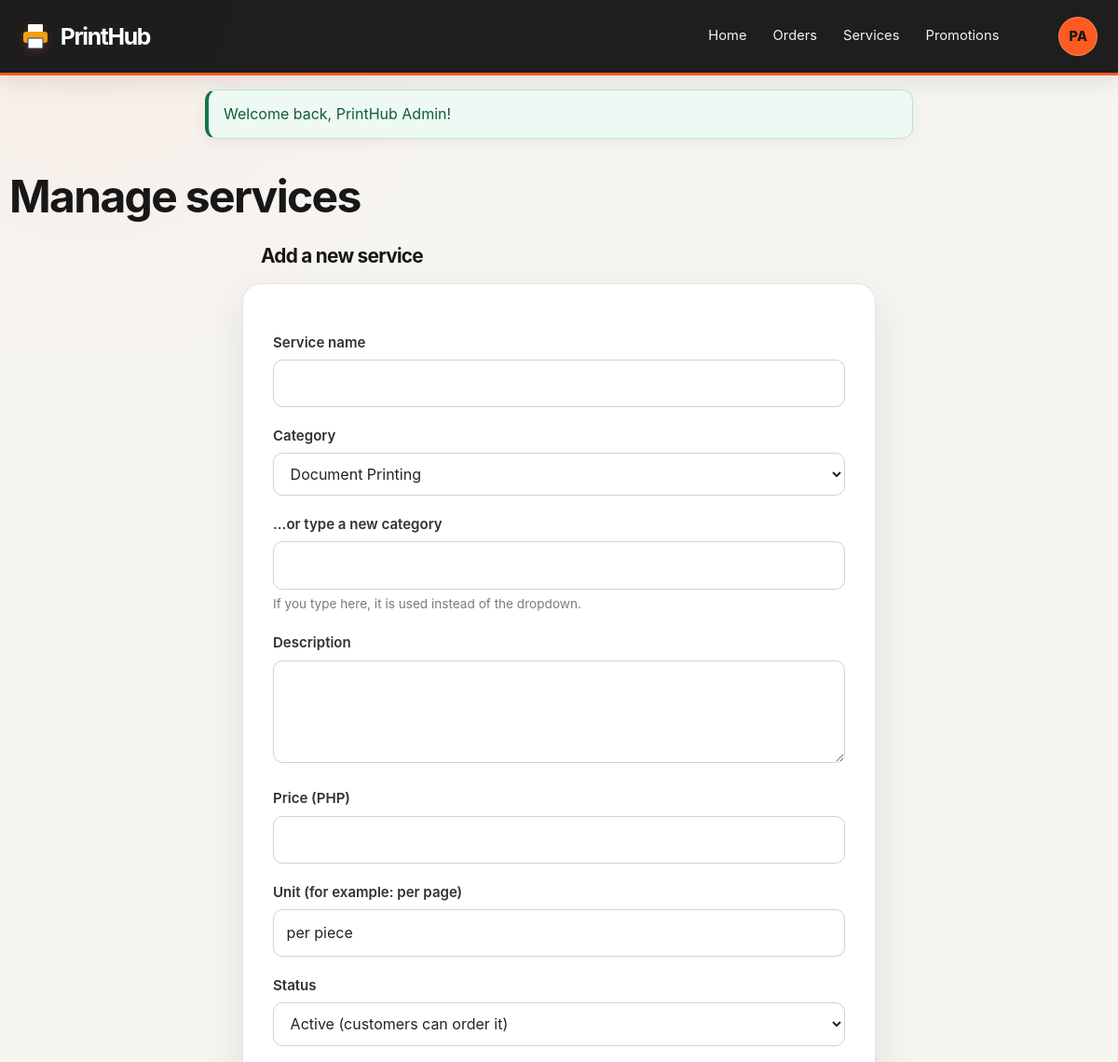
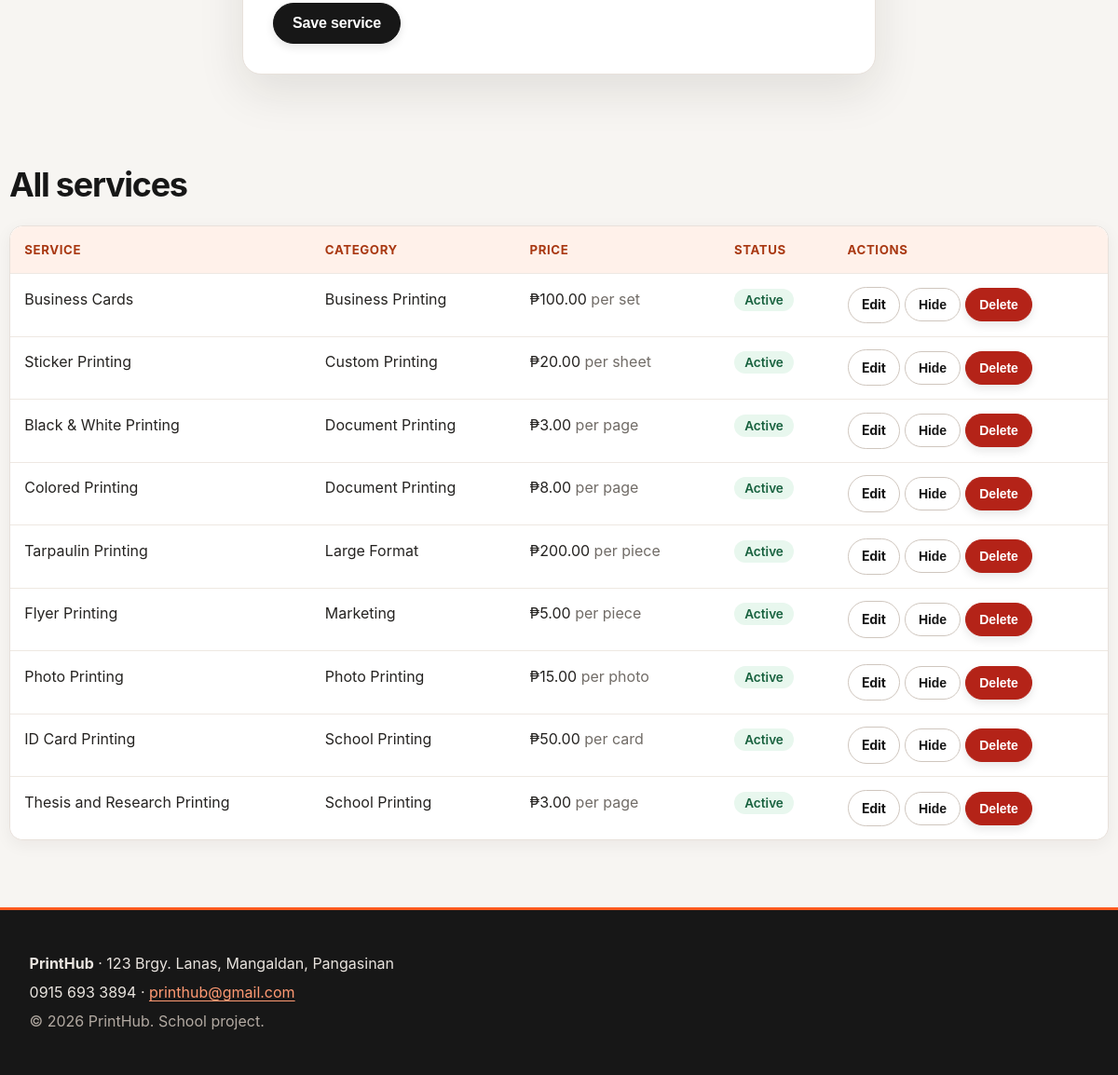
Screenshot of /admin/services.php (signed in) with the database file from the repository (2 pictures, top to bottom).
### tables this page shows
CREATE TABLE services (
    service_id   INT           NOT NULL AUTO_INCREMENT,
    category_id  INT           NOT NULL,
    service_name VARCHAR(100)  NOT NULL,
    description  TEXT          DEFAULT NULL,
    price        DECIMAL(10,2) NOT NULL,
    unit         VARCHAR(20)   NOT NULL DEFAULT 'per piece',    
    status       ENUM('active','inactive') NOT NULL DEFAULT 'active',
    created_at   TIMESTAMP     NOT NULL DEFAULT CURRENT_TIMESTAMP,
    PRIMARY KEY (service_id),
    CONSTRAINT fk_services_category FOREIGN KEY (category_id)
        REFERENCES categories (category_id),
    CONSTRAINT chk_services_price CHECK (price >= 0)
);

CREATE TABLE categories (
    category_id   INT         NOT NULL AUTO_INCREMENT,
    category_name VARCHAR(50) NOT NULL,
    PRIMARY KEY (category_id),
    UNIQUE KEY uq_category_name (category_name)
);

### includes/bootstrap.php (called while the page is built, shortened)
<?php
require_once ROOT_PATH . '/includes/helpers.php';
spl_autoload_register(function (string $class): void {
    $prefix = 'PrintHub\\';
    $file = ROOT_PATH . '/src/' . substr($class, strlen($prefix)) . '.php';
});

### src/Database.php (called while the page is built, shortened)
<?php
class Database
{
    private static ?PDO $connection = null;
    public static function connect(): PDO
    {
        if (self::$connection === null) {
            try {
                $dsn = 'mysql:host=' . DB_HOST . ';dbname=' . DB_NAME . ';charset=utf8mb4';
                self::$connection = new PDO($dsn, DB_USER, DB_PASS, [
                    PDO::ATTR_ERRMODE            => PDO::ERRMODE_EXCEPTION,
                    PDO::ATTR_DEFAULT_FETCH_MODE => PDO::FETCH_ASSOC,
                    PDO::ATTR_EMULATE_PREPARES   => false,
                ]);
            } catch (PDOException $e) {
                throw new RuntimeException('Could not connect to the database. Is MySQL running and is printhub imported?');
            }
        }
        return self::$connection;
    }
}

### src/Category.php (called while the page is built, shortened)
<?php
class Category extends BaseModel
{
    protected function table(): string      { return 'categories'; }
    protected function primaryKey(): string { return 'category_id'; }
}

### src/BaseModel.php (called while the page is built, shortened)
<?php
abstract class BaseModel
{
    protected PDO $db;
    public function __construct()
    {
        $this->db = Database::connect();
    }
    public function all(): array
    {
        $sql = 'SELECT * FROM ' . $this->table() . ' ORDER BY ' . $this->primaryKey();
        return $this->db->query($sql)->fetchAll();
    }
}

### src/Service.php (called while the page is built, shortened)
<?php
class Service extends BaseModel
{
    public function allWithCategory(): array
    {
        return $this->db->query(self::SELECT . ' ORDER BY c.category_name, s.service_name')->fetchAll();
    }
}

### admin/services.php (the view, shortened to what this page needs)
<?php
require __DIR__ . '/../includes/bootstrap.php';
$services   = new Service();
$categories = new Category();
$values = ['service_id' => '', 'category_id' => '', 'service_name' => '', 'description' => '',
           'price' => '', 'unit' => 'per piece', 'status' => 'active', 'new_category' => ''];
$list          = $services->allWithCategory();
$allCategories = $categories->all();
require __DIR__ . '/../includes/header.php';
?>
<div class="container section">
    <h1 class="admin-page-title">Manage services</h1>
    <div class="admin-manage-form-area">
    <h2 class="admin-form-title"><?= $values['service_id'] !== '' ? 'Edit service' : 'Add a new service' ?></h2>
    <form class="form" method="post" action="<?= e(url('admin/services.php')) ?>" novalidate>
        <label for="service_name">Service name</label>
        <input type="text" id="service_name" name="service_name" value="<?= e($values['service_name']) ?>" maxlength="100" required>
        <label for="category_id">Category</label>
        <select id="category_id" name="category_id">
            <?php foreach ($allCategories as $c): ?>
                <option value="<?= (int)$c['category_id'] ?>" <?= (string)$c['category_id'] === (string)$values['category_id'] ? 'selected' : '' ?>><?= e($c['category_name']) ?></option>
            <?php endforeach; ?>
        </select>
        <label for="new_category">...or type a new category</label>
        <input type="text" id="new_category" name="new_category" value="<?= e($values['new_category']) ?>" maxlength="50">
        <p class="hint">If you type here, it is used instead of the dropdown.</p>
        <label for="description">Description</label>
        <textarea id="description" name="description" rows="3" maxlength="1000"><?= e($values['description']) ?></textarea>
        <label for="price">Price (PHP)</label>
        <input type="number" id="price" name="price" value="<?= e($values['price']) ?>" min="0" step="0.01" required>
        <label for="unit">Unit (for example: per page)</label>
        <input type="text" id="unit" name="unit" value="<?= e($values['unit']) ?>" maxlength="20" required>
        <label for="status">Status</label>
        <select id="status" name="status">
            <option value="active" <?= $values['status'] === 'active' ? 'selected' : '' ?>>Active (customers can order it)</option>
        </select>
        <button class="btn" type="submit">Save service</button>
    </form>
    </div>
    <h2>All services</h2>
    <div class="table-wrap">
        <table>
            <thead><tr><th scope="col">Service</th><th scope="col">Category</th><th scope="col">Price</th><th scope="col">Status</th><th scope="col">Actions</th></tr></thead>
            <tbody>
            <?php foreach ($list as $s): ?>
                <tr>
                    <td><?= e($s['service_name']) ?></td>
                    <td><?= e($s['category_name']) ?></td>
                    <td><?= money($s['price']) ?> <span class="muted"><?= e($s['unit']) ?></span></td>
                    <td><span class="status status-<?= $s['status'] === 'active' ? 'completed' : 'cancelled' ?>"><?= e(ucfirst($s['status'])) ?></span></td>
                    <td>
                        <a class="btn btn-outline btn-small" href="<?= e(url('admin/services.php?edit=' . (int)$s['service_id'])) ?>">Edit</a>
                        <form method="post" class="inline-form" action="<?= e(url('admin/services.php')) ?>">
                            <button class="btn btn-outline btn-small" type="submit"><?= $s['status'] === 'active' ? 'Hide' : 'Show' ?></button>
                        </form>
                        <form method="post" class="inline-form" action="<?= e(url('admin/services.php')) ?>" onsubmit="return confirm('Delete this service?');">
                            <button class="btn btn-danger btn-small" type="submit">Delete</button>
                        </form>
                    </td>
                </tr>
            <?php endforeach; ?>
            </tbody>
        </table>
    </div>
</div>
<?php require __DIR__ . '/../includes/footer.php'; ?>

### rows the page displays
services: service_name "Business Cards", category.category_name "Business Printing", price "₱100.00", unit "per set", status "Active", shows "Hide"
services: service_name "Sticker Printing", category.category_name "Custom Printing", price "₱20.00", unit "per sheet", status "Active", shows "Hide"
services: service_name "Black & White Printing", category.category_name "Document Printing", price "₱3.00", unit "per page", status "Active", shows "Hide"
services: service_name "Colored Printing", category.category_name "Document Printing", price "₱8.00", unit "per page", status "Active", shows "Hide"
services: service_name "Tarpaulin Printing", category.category_name "Large Format", price "₱200.00", unit "per piece", status "Active", shows "Hide"
services: service_name "Flyer Printing", category.category_name "Marketing", price "₱5.00", unit "per piece", status "Active", shows "Hide"
services: service_name "Photo Printing", category.category_name "Photo Printing", price "₱15.00", unit "per photo", status "Active", shows "Hide"
services: service_name "ID Card Printing", category.category_name "School Printing", price "₱50.00", unit "per card", status "Active", shows "Hide"
services: service_name "Thesis and Research Printing", category.category_name "School Printing", price "₱3.00", unit "per page", status "Active", shows "Hide"

### other values shown
SHOP_NAME "PrintHub"
$label "Home Orders Services Promotions"
$userInitials "PA"
$item['message'] "Welcome back, PrintHub Admin!"
SHOP_ADDRESS "123 Brgy. Lanas, Mangaldan, Pangasinan"
SHOP_PHONE "0915 693 3894"
SHOP_EMAIL "printhub@gmail.com"
form field category_id "Document Printing"
